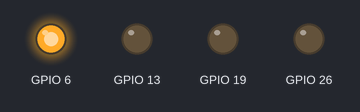
Simulated run of this program. Board: Raspberry Pi (BCM pin numbers). On the bench: output pins drawn as LEDs (lit = HIGH). The clock reads 2024-03-15 10:24:30 at power-on unless the program sets it. At 0.0 s the program stops and its outputs stay as they are.

Above: at 0.1 s.
Timing chart, 0 to 1.5 s (numbered marks = the images above):
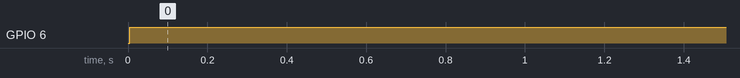

The program:

StepMotorTestWithNoDelay.py
```python
import pigpio
from PigpioStepperMotor import StepperMotor, fullStepSequence
import time

#Variables
previousTime = 0
interval = 0.5
delaystate = False
currentTime = time.time()
pi = pigpio.pi()
motor = StepperMotor(pi, 6, 13, 19, 26, sequence = fullStepSequence, delayAfterStep = 0)
for i in range(256):
    if currentTime - previousTime > interval :
        # save the last time the servo turn
        previousTime = currentTime
        if delaystate == False :
            delayState = True
            motor.doCounterclockwiseStep()
            motor.doCounterclockwiseStep()
            motor.doCounterclockwiseStep()
            motor.doCounterclockwiseStep()
        else :
            delayState = False
```

PigpioStepperMotor.py
```python
import pigpio
from time import sleep
from collections import deque


fullStepSequence = (
  (1, 0, 0, 0),
  (0, 1, 0, 0),
  (0, 0, 1, 0),
  (0, 0, 0, 1)
)


halfStepSequence = (
  (1, 0, 0, 0),
  (1, 1, 0, 0),
  (0, 1, 0, 0),
  (0, 1, 1, 0),
  (0, 0, 1, 0),
  (0, 0, 1, 1),
  (0, 0, 0, 1),
  (1, 0, 0, 1)
)


class StepperMotor:

  def __init__(self, pi, pin1, pin2, pin3, pin4, sequence = halfStepSequence, delayAfterStep = 0.0025):
    if not isinstance(pi, pigpio.pi):
      raise TypeError("Is not pigpio.pi instance.")
    pi.set_mode(pin1, pigpio.OUTPUT)
    pi.set_mode(pin2, pigpio.OUTPUT)
    pi.set_mode(pin3, pigpio.OUTPUT)
    pi.set_mode(pin4, pigpio.OUTPUT)
    self.pin1 = pin1
    self.pin2 = pin2
    self.pin3 = pin3
    self.pin4 = pin4
    self.pi = pi
    self.delayAfterStep = delayAfterStep
    self.deque = deque(sequence)


  def doCounterclockwiseStep(self):
    self.deque.rotate(-1)
    self.doStepAndDelay(self.deque[0])


  def doClockwiseStep(self):
    self.deque.rotate(1)
    self.doStepAndDelay(self.deque[0])


  def doStepAndDelay(self, step):
    self.pi.write(self.pin1, step[0])
    self.pi.write(self.pin2, step[1])
    self.pi.write(self.pin3, step[2])
    self.pi.write(self.pin4, step[3])
    sleep(self.delayAfterStep)
```

Measured:
- by itself, GPIO 6: LOW → HIGH at 0.00 s
